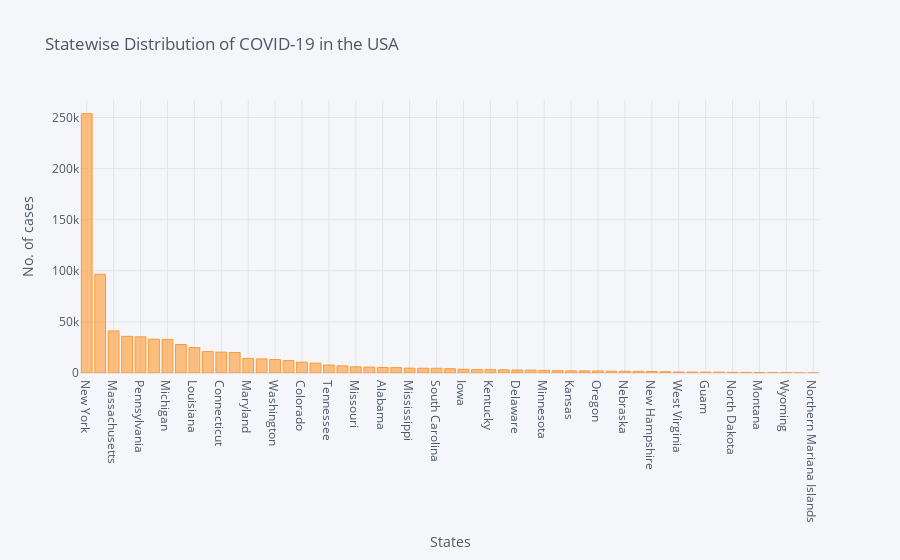

The notebook cell saved with this chart:
### Code cell
configure_plotly_browser_state()
states6.iplot(kind='bar', xTitle='States', yTitle='No. of cases ', title='Statewise Distribution of COVID-19 in the USA')

### Figure 1 — Plotly figure (JSON) as saved in the notebook; plotly's stock layout.template omitted (floating-point values rounded to 4 significant figures)
{"data": [{"name": "cases", "text": "", "y": [253811, 96654, 41199, 35846, 35385, 33084, 32944, 27870, 24859, 20957, 20394, 20022, 14200, 13753, 13165, 12118, 10619, 9658, 7794, 6967, 6029, 5800, 5350, 5253, 4727, 4623, 4617, 4227, 3644, 3349, 3308, 3098, 2932, 2815, 2604, 2268, 2122, 2076, 2006, 1762, 1737, 1666, 1493, 1252, 939, 900, 852, 843, 647, 600, 442, 328, 322, 51, 14], "marker": {"color": "rgba(255, 153, 51, 0.6)", "line": {"color": "rgba(255, 153, 51, 1.0)", "width": 1}}, "x": ["New York", "New Jersey", "Massachusetts", "California", "Pennsylvania", "Illinois", "Michigan", "Florida", "Louisiana", "Texas", "Connecticut", "Georgia", "Maryland", "Ohio", "Washington", "Indiana", "Colorado", "Virginia", "Tennessee", "North Carolina", "Missouri", "Rhode Island", "Alabama", "Arizona", "Mississippi", "Wisconsin", "South Carolina", "Nevada", "Iowa", "Utah", "Kentucky", "District of Columbia", "Delaware", "Oklahoma", "Minnesota", "Arkansas", "Kansas", "New Mexico", "Oregon", "South Dakota", "Nebraska", "Idaho", "New Hampshire", "Puerto Rico", "West Virginia", "Maine", "Guam", "Vermont", "North Dakota", "Hawaii", "Montana", "Alaska", "Wyoming", "Virgin Islands", "Northern Mariana Islands"], "type": "bar", "orientation": "v"}], "layout": {"title": {"text": "Statewise Distribution of COVID-19 in the USA", "font": {"color": "#4D5663"}}, "paper_bgcolor": "#F5F6F9", "plot_bgcolor": "#F5F6F9", "yaxis": {"tickfont": {"color": "#4D5663"}, "zerolinecolor": "#E1E5ED", "title": {"text": "No. of cases ", "font": {"color": "#4D5663"}}, "gridcolor": "#E1E5ED", "showgrid": true}, "xaxis": {"tickfont": {"color": "#4D5663"}, "zerolinecolor": "#E1E5ED", "title": {"text": "States", "font": {"color": "#4D5663"}}, "gridcolor": "#E1E5ED", "showgrid": true}, "legend": {"bgcolor": "#F5F6F9", "font": {"color": "#4D5663"}}}}
